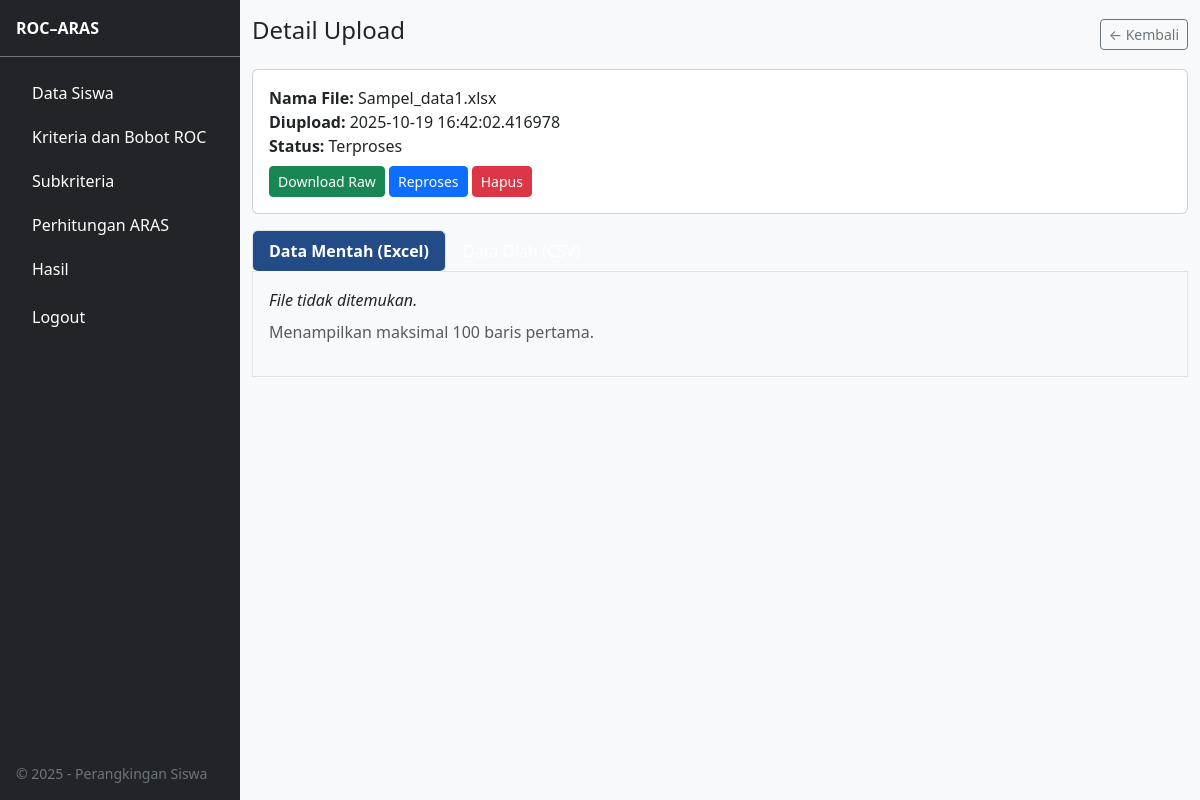
/upload/1/view (signed in), run on the app's committed database.
### app/models.py (models this page shows)
class Upload(db.Model):
    id = db.Column(db.Integer, primary_key=True)
    user_id = db.Column(db.Integer, db.ForeignKey('user.id'), nullable=False)
    original_filename = db.Column(db.String(255), nullable=False)
    saved_path = db.Column(db.String(255), nullable=False)  # raw file path
    processed_path = db.Column(db.String(255), nullable=True)  # processed CSV
    n_rows = db.Column(db.Integer, nullable=True)
    created_at = db.Column(db.DateTime, default=datetime.utcnow)

### app/routes.py (the view)
@main_bp.route("/upload/<int:uid>/view")
@login_required
def upload_view(uid):
    up = Upload.query.get_or_404(uid)
    raw_html = "<em>File tidak ditemukan.</em>"
    proc_html = "<em>Belum ada data olah.</em>"
    if up.saved_path and os.path.exists(up.saved_path):
        try:
            dfr = pd.read_excel(up.saved_path).head(100)
            raw_html = dfr.to_html(classes="table table-sm table-striped", index=False)
        except Exception as e:
            raw_html = f"<em>Gagal baca raw: {e}</em>"
    if up.processed_path and os.path.exists(up.processed_path):
        try:
            dfp = pd.read_csv(up.processed_path).head(100)
            proc_html = dfp.to_html(classes="table table-sm table-striped", index=False)
        except Exception as e:
            proc_html = f"<em>Gagal baca processed: {e}</em>"
    return render_template(
        "upload_view.html",
        up=up,
        raw_html=raw_html,
        proc_html=proc_html,
    )

### app/models.py (called while the page is built)
@login_manager.user_loader
def load_user(user_id):
    return User.query.get(int(user_id))

### app/templates/upload_view.html (shortened to what this page needs)
{% extends "layout.html" %} {% block content %}
<div class="d-flex justify-content-between align-items-center mb-3">
  <h4>Detail Upload</h4>
  <div>
    <a
      class="btn btn-sm btn-outline-secondary"
      href="{{ url_for('main.upload') }}"
      >← Kembali</a
    >
  </div>
</div>
<div class="card mb-3">
  <div class="card-body">
    <div><strong>Nama File:</strong> {{ up.original_filename }}</div>
    <div><strong>Diupload:</strong> {{ up.created_at }}</div>
    <div>
      <strong>Status:</strong> {% if up.processed_path %}Terproses{% else
      %}Raw{% endif %}
    </div>
    <div class="mt-2">
      {% if up.original_filename %}
      <a
        class="btn btn-sm btn-success"
        href="{{ url_for('main.download_raw', filename=up.original_filename) }}"
        >Download Raw</a
      >
      {% endif %}
      <form
        method="POST"
        action="{{ url_for('main.upload_reprocess', uid=up.id) }}"
        style="display: inline"
      >
        <button class="btn btn-sm btn-primary" type="submit">Reproses</button>
      </form>
      <form
        method="POST"
        action="{{ url_for('main.upload_delete', uid=up.id) }}"
        style="display: inline"
        onsubmit="return confirm('Hapus upload ini?')"
      >
        <button class="btn btn-sm btn-danger" type="submit">Hapus</button>
      </form>
    </div>
  </div>
</div>
<ul class="nav nav-tabs" id="myTab" role="tablist">
  <li class="nav-item" role="presentation">
    <button
      class="nav-link active"
      id="raw-tab"
      data-bs-toggle="tab"
      data-bs-target="#raw"
      type="button"
      role="tab"
    >
      Data Mentah (Excel)
    </button>
  </li>
  <li class="nav-item" role="presentation">
    <button
      class="nav-link"
      id="proc-tab"
      data-bs-toggle="tab"
      data-bs-target="#proc"
      type="button"
      role="tab"
    >
    </button>
  </li>
</ul>
<div class="tab-content border-start border-end border-bottom p-3">
  <div
    class="tab-pane fade show active"
    id="raw"
    role="tabpanel"
    aria-labelledby="raw-tab"
  >
    <div class="table-responsive">{{ raw_html|safe }}</div>
    <p class="text-muted mt-2">Menampilkan maksimal 100 baris pertama.</p>
  </div>
</div>
{% endblock %}

### app/templates/layout.html (style rules this page uses)
:root { --sidebar-w: 240px; }
@media (min-width: 992px) { body { overflow-y: scroll; } }
.nav-link { color: #ffffff !important; }
.nav-link.active { background-color: #224b88 !important; font-weight: 600; color: #ffffff !important; border-radius: 0.375rem; }

### data on the page
Upload: original_filename "Sampel_data1.xlsx", created_at "2025-10-19 16:42:02.416978"

### other printed values
{{ raw_html|safe }} "File tidak ditemukan."
